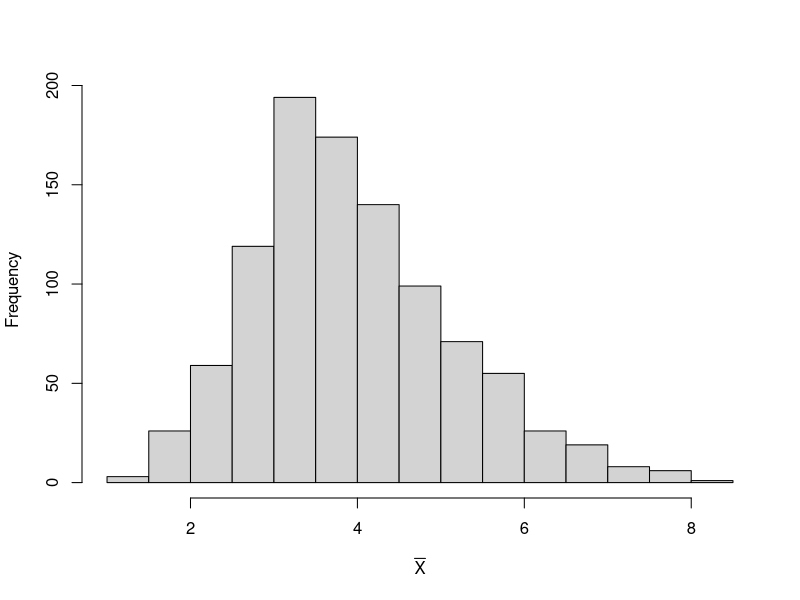
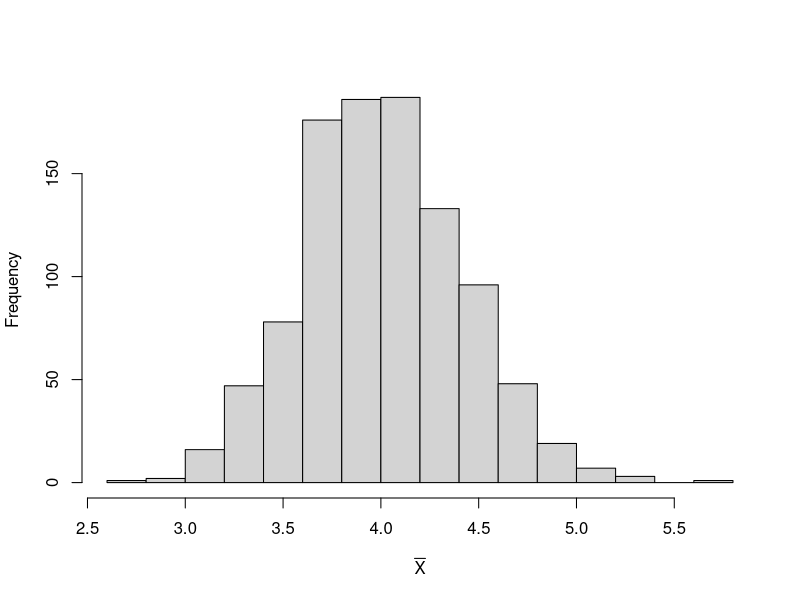
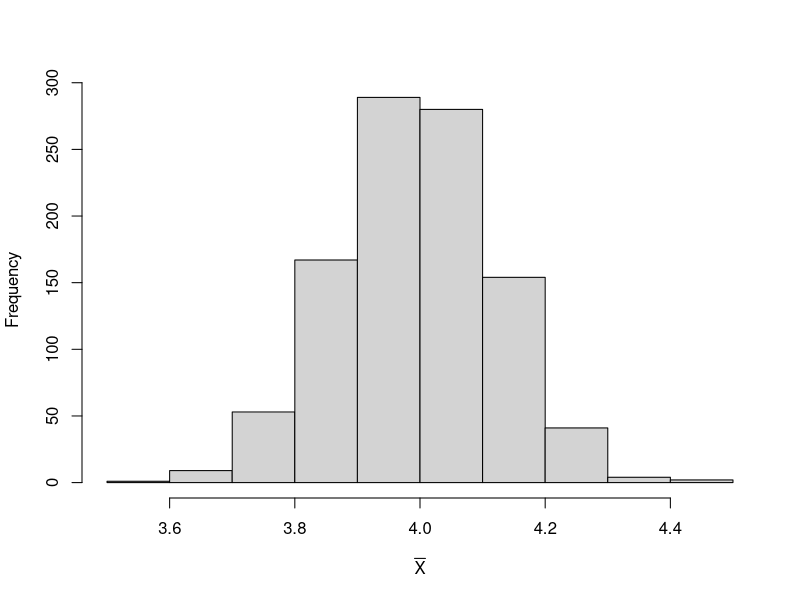

Recreate these plots in R, in order.
## ---- chunk 1
# Funcao que gera amostras da exponencial( 0.25 ) e calcula a média
aaa <- function(n){
  x <- rexp(n, 0.25)
  mean(x)
}

# Gerando uma amostra de tamanho 100 e tomando a média
aaa(100)
## ---- chunk 2
medias <- lapply( rep(10, 1000), FUN = aaa) |> 
  unlist()

c(mean=mean(medias), var =var(medias)) 

hist(medias, xlab = expression(bar(X)), main = "")
## ---- chunk 3
medias <- lapply( rep(100, 1000), FUN = aaa) |> 
  unlist()

c(mean=mean(medias), var =var(medias)) 

hist(medias, xlab = expression(bar(X)), main = "")
## ---- chunk 4
medias <- lapply( rep(1000, 1000), FUN = aaa) |> 
  unlist()

c(mean=mean(medias), var =var(medias)) 

hist(medias, xlab = expression(bar(X)), main = "")
